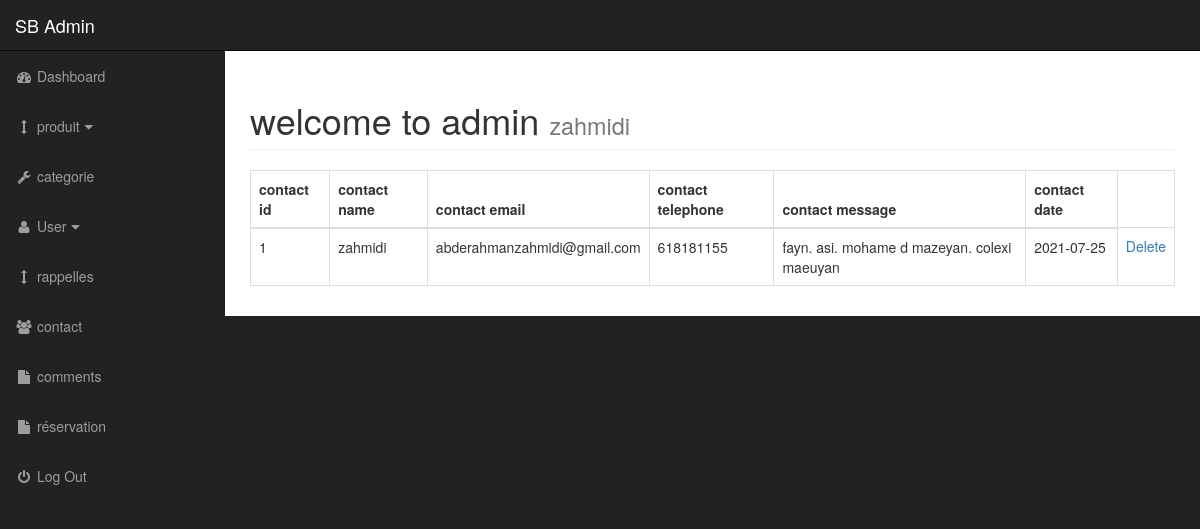
Screenshot of /admin/contact.php (signed in) with the database file from the repository.
### tables this page shows
CREATE TABLE `contact` (
  `contact_id` int(11) NOT NULL,
  `contact_name` varchar(255) NOT NULL,
  `contact_email` varchar(255) NOT NULL,
  `contact_phone` int(11) NOT NULL,
  `contact_message` varchar(255) NOT NULL,
  `contact_date` date NOT NULL
);

### admin/includes/all_contact.php (the view, shortened to what this page needs)
<div class="table-responsive">
    <table class="table table-dark table-bordered table-hover">
        <thead class="table-dark">
            <tr>
                <th>contact id</th>
                <th>contact name</th>
                <th>contact email</th>
                <th>contact telephone</th>
                <th>contact message</th>
                <th>contact date</th>
            </tr>
        </thead>
        <tbody>
            <?php
            $query = "SELECT * FROM contact";
            $select_all = mysqli_query($conn, $query);
            while ($row = mysqli_fetch_assoc($select_all)) {
                $contact_id = $row['contact_id'];
                $contact_name = $row['contact_name'];
                $contact_email = $row['contact_email'];
                $contact_phone = $row['contact_phone'];
                $contact_message = $row['contact_message'];
                $contact_date = $row['contact_date'];
            ?>
                <tr>
                    <td><?php echo $contact_id ?></td>
                    <td><?php echo $contact_name ?></td>
                    <td><?php echo $contact_email ?></td>
                    <td><?php echo $contact_phone ?></td>
                    <td><?php echo $contact_message ?></td>
                    <td><?php echo $contact_date ?></td>
                    <td> <a href='contact.php?delete=<?php echo $contact_id ?>'>Delete</a></td>
                </tr>
            <?php  } ?>
        </tbody>
    </table>
</div>

### admin/css/sb-admin.css (style rules this page uses)
body { margin-top: 100px; background-color: #222; }
@media (min-width:768px) { body { margin-top: 50px; } }

### rows the page displays
contact: contact_id "1", contact_name "zahmidi", contact_email "abderahmanzahmidi@gmail.com", contact_phone "618181155", contact_message "fayn. asi. mohame d mazeyan. colexi maeuyan", contact_date "2021-07-25"

### other values shown
$_SESSION["user_nome"] "zahmidi"
